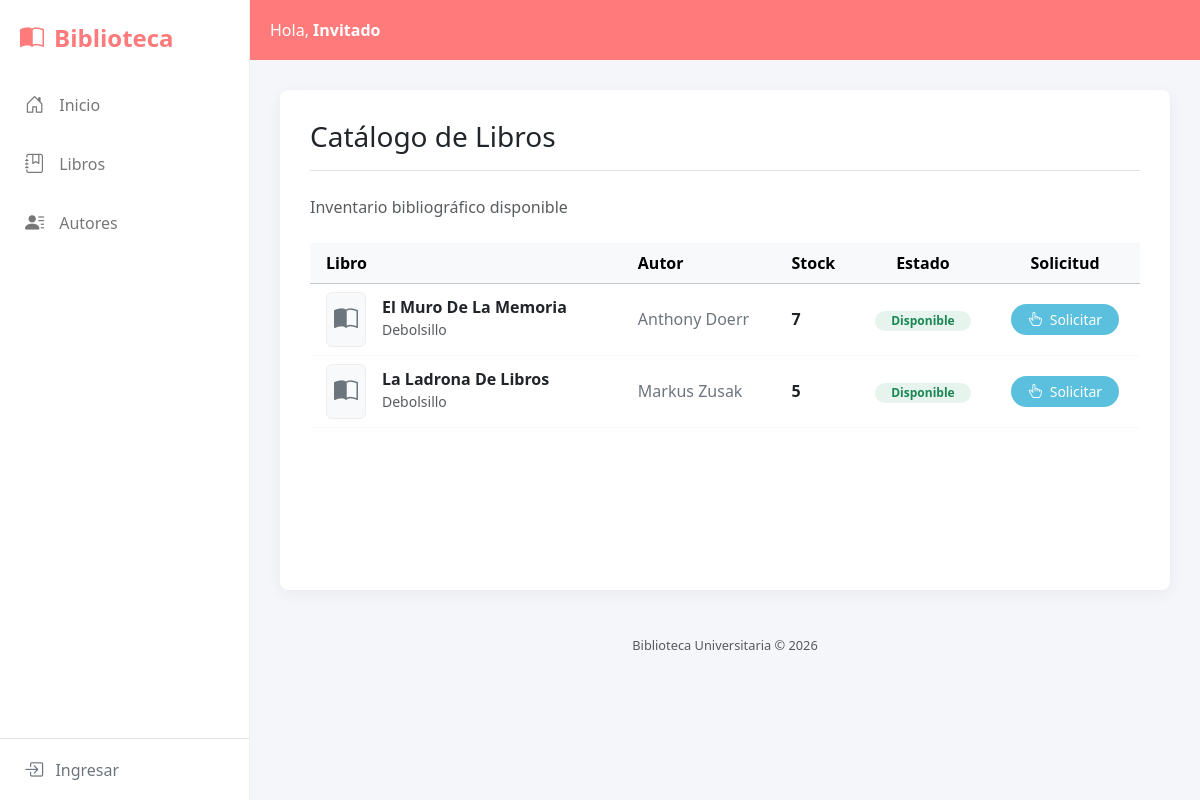
Page /libros/ on the earlier database version.
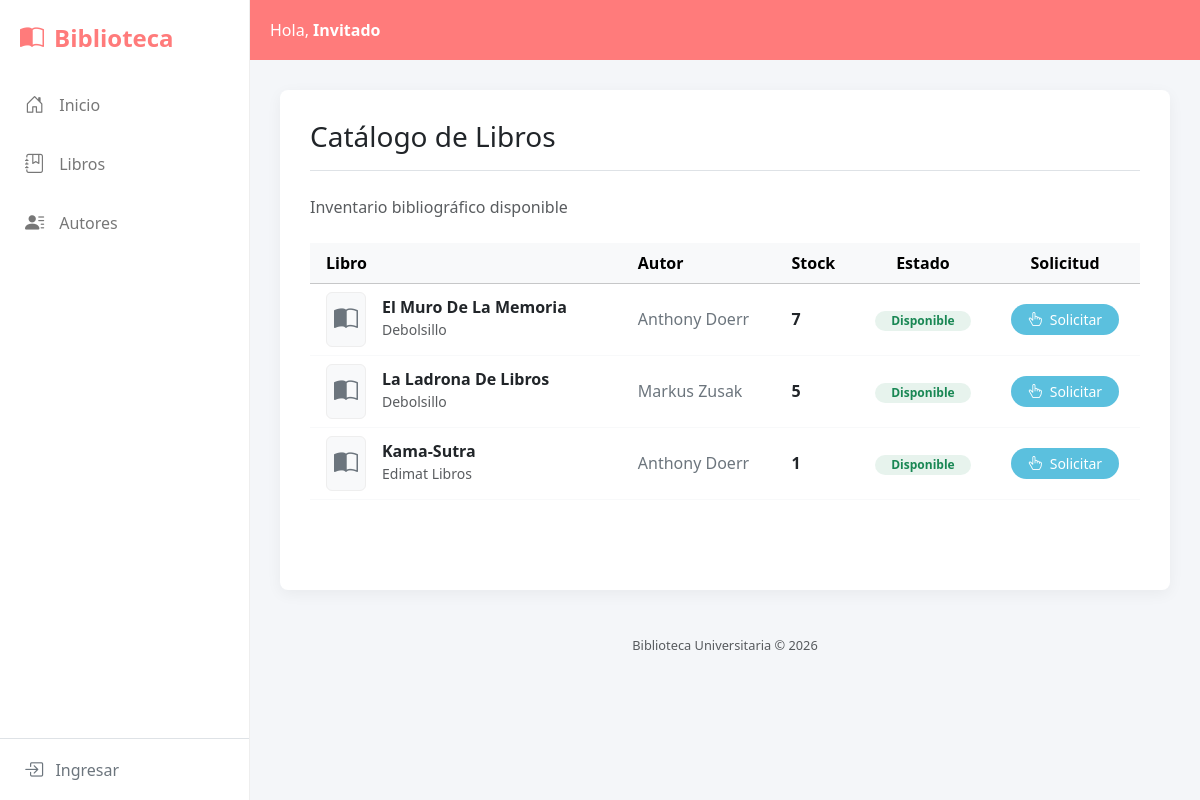
Same page on the later database version.
### gestion/models.py (models this page shows, shortened)
class Libro(models.Model):
    titulo = models.CharField(max_length=20)
    anio = models.IntegerField(blank=True, null=True)
    isbn = models.CharField(max_length=20, blank=True, null=True)
    autor = models.ForeignKey(Autor, related_name="libro", on_delete=models.PROTECT)
    editorial = models.CharField(max_length=255, blank=True, null=True)
    disponible = models.BooleanField(default=True)
    stock = models.PositiveIntegerField(default=1)

class Autor(models.Model):
    nombre = models.CharField(max_length=50)
    apellido = models.CharField(max_length=50, blank=True, null=True)
    bibliografia = models.CharField(max_length=200, blank=True, null=True)

### gestion/views.py (the view)
# urls.py: path("libros/", views.lista_libros, name="lista_libros"),
def lista_libros(request):
    libros = Libro.objects.all()
    return render(request, 'libros_view.html', {'libros': libros})

### gestion/templates/libros_view.html (shortened to what this page needs)
{% extends "index.html" %}
{% block titulo_pagina %}Catálogo de Libros{% endblock %}
{% block contenido %}
<div class="d-flex justify-content-between align-items-center mb-4">
    <p class="text-muted mb-0">Inventario bibliográfico disponible</p>
</div>
<div class="table-responsive">
    <table class="table table-hover align-middle border-light">
        <thead class="table-light text-secondary">
            <tr>
                <th scope="col" class="ps-3">Libro</th>
                <th scope="col">Autor</th>
                <th scope="col">Stock</th>
                <th scope="col" class="text-center">Estado</th>
                {% if not perms.gestion.change_libro %}
                <th scope="col" class="text-center">Solicitud</th>
                {% endif %}
            </tr>
        </thead>
        <tbody>
            {% for libro in libros %}
            <tr>
                <td class="ps-3">
                    <div class="d-flex align-items-center">
                        <div class="me-3 d-flex align-items-center justify-content-center bg-light rounded"
                             style="width: 40px; height: 55px; overflow: hidden; border: 1px solid #eee;">
                            {% if libro.image %}
                                <img src="{{ libro.image.url }}" alt="{{ libro.titulo }}" class="w-100 h-100" style="object-fit: cover;">
                            {% else %}
                                <i class="bi bi-book-half text-secondary fs-4"></i>
                            {% endif %}
                        </div>
                        <div>
                            <h6 class="mb-0 fw-bold text-dark text-capitalize">{{ libro.titulo }}</h6>
                            <small class="text-muted">{{ libro.editorial|default:"Sin editorial" }}</small>
                        </div>
                    </div>
                </td>
                <td>
                    <span class="text-secondary fw-medium">
                        {{ libro.autor.nombre }} {{ libro.autor.apellido }}
                    </span>
                </td>
                <td><span class="fw-bold {% if libro.stock > 0 %}text-dark{% else %}text-danger{% endif %}">{{ libro.stock }}</span></td>
                <td class="text-center">
                    {% if libro.stock > 0 %}
                        <span class="badge bg-success bg-opacity-10 text-success px-3 rounded-pill">Disponible</span>
                    {% else %}
                        <span class="badge bg-danger bg-opacity-10 text-danger px-3 rounded-pill">Agotado</span>
                    {% endif %}
                </td>
                {% if not perms.gestion.change_libro %}
                <td class="text-center">
                    {% if libro.stock > 0 %}
                        <a href="{% url 'solicitar_prestamo_cliente' libro.id %}"
                           class="btn btn-sm text-white rounded-pill px-3"
                           style="background-color: #5bc0de;">
                            <i class="bi bi-hand-index-thumb me-1"></i> Solicitar
                        </a>
                    {% else %}
                        <button class="btn btn-sm btn-light rounded-pill px-3" disabled>No disponible</button>
                    {% endif %}
                </td>
                {% endif %}
            </tr>
            {% endfor %}
        </tbody>
    </table>
</div>
{% endblock %}

Differences in the rows shown:
added Libro: titulo "Kama-Sutra", editorial "Edimat Libros", autor.nombre "Anthony", autor.apellido "Doerr", stock "1", shows "Disponible", shows "Solicitar"
